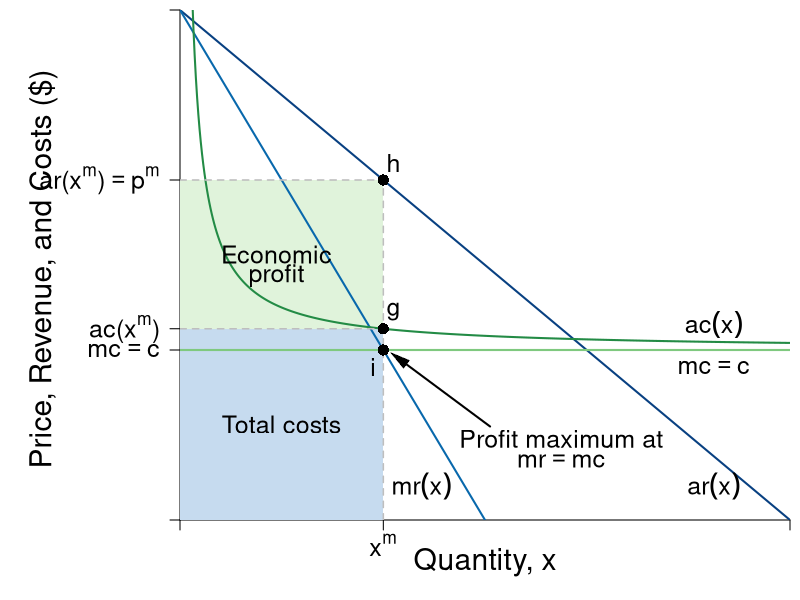

The R script that drew this image:
#Graph Designer: Simon Halliday + Scott Cohn
#Authors: Bowles and Halliday
#Title: Coordination, Conflict and Competition: A Text in Microeconomics

require(shape)
pdf(file = "firmmarketsupply/profit_costs.pdf", width = 9, height = 7)

#Set parameters for graphics
axislabelsize <- 1.8
labelsize <- 1.5
namesize <- 1.8
annotatesize <- 1.5
graphlinewidth <- 2
segmentlinewidth <- 1.5

COL <- c("#7fc97f", "#beaed4", "#fdc086", "#ffff99", "#386cb0", "#f0027f", "#bf5b17", "#666666")
COLA <- c("#e0f3db", "#99d8c9","#66c2a4","#41ae76", "#238b45", "#005824")
COLB <- c("#c6dbef", "#4eb3d3", "#2b8cbe", "#0868ac","#084081")

#Edited the margins to cater for the larger LHS labels
par(mar =  c(4, 9, 0.5, 0.5))

AvgRevenue <- function(x, rmax = 12, xmax = 12){
  rmax - (rmax/xmax)*x
}
  
MRevenue <- function(x, rmax = 12, xmax = 12){
  rmax - 2*(rmax/xmax)*x
}

AvgCost <- function(x, c0 = 2, c1 = 4){
  c0/x + c1
}

xlims <- c(0, 12)
ylims <- c(0, 12)

npts <- 501 
x <- seq(xlims[1], xlims[2], length.out = npts)
y <- seq(ylims[1], ylims[2], length.out = npts) 
a <- c(13, 16.75, 19.25)

plot(0, 0, xlim = xlims, ylim = ylims, type = "n",
     xlab = expression(paste("")),
     ylab = expression(paste("")), 
     xaxt = "n", 
     yaxt = "n", 
     cex.lab = axislabelsize, 
     bty = "n",
     xaxs = "i", 
     yaxs = "i")


ticksy <- c(0, 4, AvgCost(x = 4), AvgRevenue(x = 4), ylims[2])
ylabels <- c(NA, expression(paste(mc == c)), expression(paste(ac, "(", x^m,")")), expression(paste(ar, "(", x^m,")", phantom() == p^m)), NA)
ticksx <- c(0, 4, xlims[2])
xlabels <- c(NA, expression(paste(x^m)), NA)

axis(1, at = ticksx, pos = 0, labels = xlabels, cex.axis = labelsize)
axis(2, at = ticksy, pos = 0, labels = ylabels, las = 1, cex.axis = labelsize)

npts <- 500 
xx1 <- seq(xlims[1], xlims[2], length.out = npts)
xx3 <- seq(2, 6, length.out = npts)

#Draw the polygon for profit
xpoly1 <- c(0, 4, 4, 0, 0)
ypoly1 <- c(AvgCost(x = 4), AvgCost(x = 4), AvgRevenue(x = 4), AvgRevenue(x = 4), AvgCost(x = 4))
polygon(x = xpoly1, y = ypoly1, col = COLA[1], density = NULL, border = NA)

#Draw the polygon for costs
xpoly2 <- c(0, 4, 4, 0, 0)
ypoly2 <- c(0, 0, AvgCost(x = 4), AvgCost(x = 4), AvgCost(x = 4))
polygon(x = xpoly2, y = ypoly2, col = COLB[1], density = NULL, border = NA)

lines(xx1, AvgRevenue(xx1, rmax = 12, xmax = 12), col = COLB[5], lwd = graphlinewidth)
lines(xx1, MRevenue(xx1, rmax = 12, xmax = 12), col = COLB[4], lwd = graphlinewidth)
lines(xx1, AvgCost(xx1, c0 = 2, c1 = 4), col = COLA[5], lwd = graphlinewidth)

#Label the axes
text(0.5*xlims[2], -1, expression(paste("Quantity, ", x)), xpd = TRUE, cex = axislabelsize) 
#mtext(expression(paste("Quantity, ", x)), side = 1, line = 2.5, cex = axislabelsize)
#mtext(expression(paste("Quantity of output, ", x)), side = 1, line = 2.5, cex = axislabelsize)
#text(-3, 0.5*ylims[2], expression(paste("Price, Revenue and Costs, ", list(p, r, ac), " and ", mc)), xpd = TRUE, cex = axislabelsize, srt = 90) 
text(-2.7, 0.5*ylims[2], expression(paste("Price, Revenue, and Costs ($) ")), xpd = TRUE, cex = axislabelsize, srt = 90) 

#Label curves
text(10.5, 4.6, expression(paste(ac(x))), cex = labelsize)
text(10.5, 3.6, expression(paste(mc == c)), cex = labelsize)
text(10.5, 0.8, expression(paste(ar(x))), cex = labelsize)
text(4.75, 0.8, expression(paste(mr(x))), cex = labelsize)

#Labels cost and profit areas
text(2, 0.5*AvgCost(x = 4), expression("Total costs"), cex = annotatesize)
text(1.9, 6.25, expression("Economic"), cex = annotatesize)
text(1.9, 5.75, expression("profit"), cex = annotatesize)

#Draw segments for total costs
segments(0, AvgRevenue(x = 4), 4, AvgRevenue(x = 4), lty = 2, col = "gray" , lwd = segmentlinewidth)
segments(4, 0, 4, AvgRevenue(x = 4), lty = 2, col = "gray" , lwd = segmentlinewidth)

segments(0, AvgCost(x = 4), 4, AvgCost(x = 4), lty = 2, col = "gray" , lwd = segmentlinewidth)
segments(0, 4, xlims[2], 4, lty = 1, col = COL[1] , lwd = graphlinewidth)

#Label Points for comparison
points(4, MRevenue(x = 4), pch = 16, col = "black", cex = 1.5)
text(3.8, MRevenue(x = 4) - 0.4, expression(i), cex = labelsize)

points(4, AvgCost(x = 4), pch = 16, col = "black", cex = 1.5)
text(4.2, AvgCost(x = 4) + 0.4, expression(g), cex = labelsize)

points(4, AvgRevenue(x = 4), pch = 16, col = "black", cex = 1.5)
text(4.2, AvgRevenue(x = 4) + 0.4, expression(h), cex = labelsize)


#Arrow to mr = mc
text(7.5, 1.9, expression(paste("Profit maximum at")), cex = annotatesize)
text(7.5, 1.4, expression(paste(mr == mc)), cex = annotatesize)
Arrows(6.1, 2.2, 4.3, 3.8, col = "black", lty = 1, lwd = 2, arr.type = "triangle", arr.lwd = 0.5)



dev.off()
